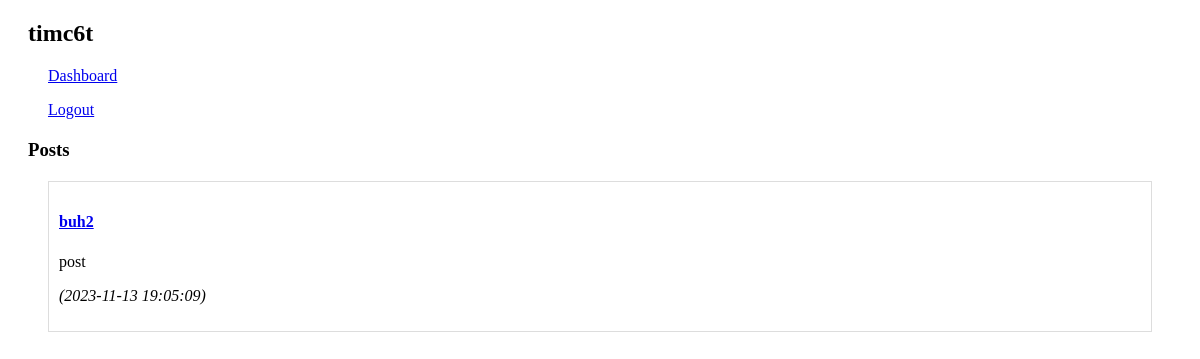
/profile.php (signed in), run on an earlier commit of the app's database.
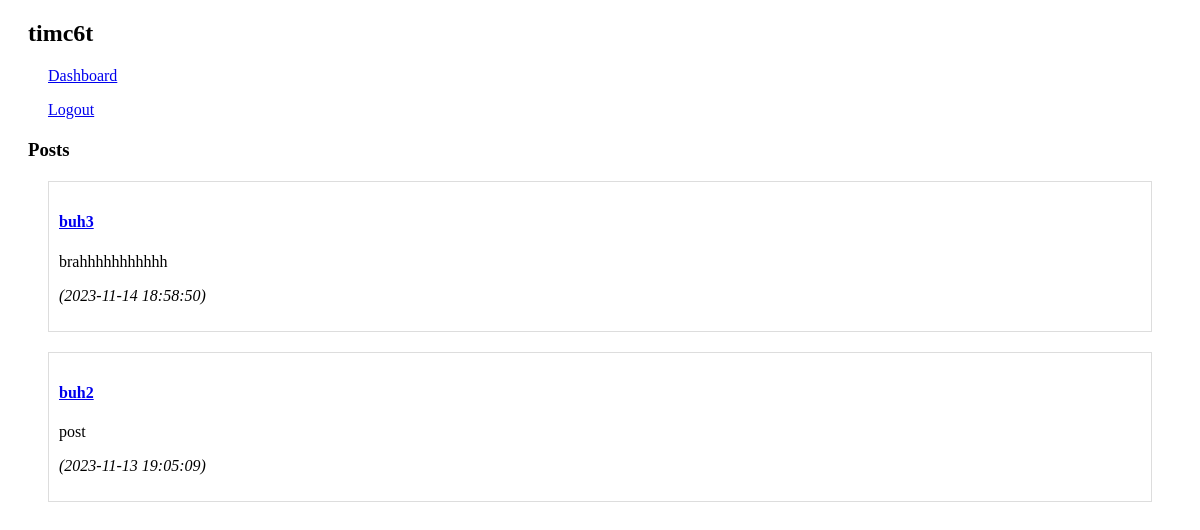
And on a later commit of the database.
### tables this page shows
CREATE TABLE `texts` (
  `text_id` int(11) NOT NULL,
  `user_id` int(11) DEFAULT NULL,
  `title` varchar(255) DEFAULT NULL,
  `content` text NOT NULL,
  `is_public` tinyint(1) DEFAULT 1,
  `created_at` timestamp NOT NULL DEFAULT current_timestamp()
);

### profile.php (the view, shortened to what this page needs)
<?php
require_once "config.php";
$user_id = isset($_GET['user_id']) ? $_GET['user_id'] : $_SESSION["user_id"];
$username = $profile_image = "";
$profile_username = "";
$sql_profile = "SELECT username, profile_image FROM users WHERE user_id = ?";
if ($stmt_profile = mysqli_prepare($link, $sql_profile)) {
    mysqli_stmt_bind_param($stmt_profile, "i", $user_id);
    if (mysqli_stmt_execute($stmt_profile)) {
        mysqli_stmt_bind_result($stmt_profile, $profile_username, $profile_image);
    } else {
        $err = "Something went wrong.";
    }
} else {
    $err = "Something went wrong preparing your profile." . mysqli_error($link);
}
?>
<!DOCTYPE html>
<html lang="en">
<head>
</head>
<body>
    <div>
        <?php
            echo "<h2>$profile_username</h2>";
        ?>
        <div id="navbar">
            <p><a href="dashboard.php">Dashboard</a></p>
            <p><a href="logout.php">Logout</a></p>
        </div>
        <h3>Posts</h3>
    </div>
    <div id="posts">
        <?php
            $sql_user_posts = "SELECT text_id, title, content, created_at
                               FROM texts
                               WHERE user_id = ?
                               ORDER BY created_at DESC";
            if ($stmt_user_posts = mysqli_prepare($link, $sql_user_posts)) {
                mysqli_stmt_bind_param($stmt_user_posts, "i", $user_id);
                if (mysqli_stmt_execute($stmt_user_posts)) {
                    $result_user_posts = mysqli_stmt_get_result($stmt_user_posts);
                    $profile_user_posts = mysqli_fetch_all($result_user_posts, MYSQLI_ASSOC);
                    foreach ($profile_user_posts as $post) {
                        $post_id = $post["text_id"];
                        $post_title = $post["title"];
                        $post_content = $post["content"];
                        $post_creation = $post["created_at"];
                        echo "<div style='border: 1px solid #ddd; padding: 10px; margin-bottom: 10px;'>";
                        echo "<h4><a href='posts.php?user_id=$user_id&text_id=$post_id'>$post_title</a></h4>";
                        echo "<p>$post_content</p>";
                        echo "<p><em>($post_creation)</em></p>";
                        echo "</div>";
                    }
                } else {
                    echo "Error fetching user's posts: " . mysqli_error($link);
                }
            } else {
                echo "Error preparing your posts' query: " . mysqli_error($link);
            }
        ?>
    </div>
</body>
</html>

What changed in the data, as far as the page shows it:
added texts: title "buh3", content "brahhhhhhhhhhh", created_at "2023-11-14 18:58:50"
